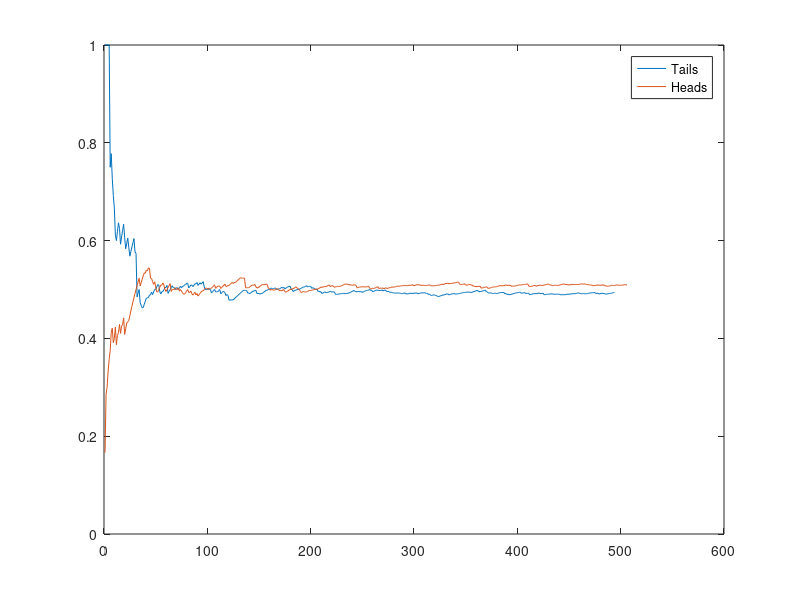

This figure's MATLAB source:
% Flip coin experiment H->0, T->1 P=0.5
clear;
clc
P=0.5;  %Probability
N=1000;  %Numero de experimentos
h=0;    %Contador de Heads
t=0;    %Contador de Tails
ch=1;   
ct=1;

for ii=1:N
    coin=round(rand); %Result of flip
    if coin == 0
        h=h+1;
        H(ch)=h;
        PH(ch)=H(ch)/ii;
        ch=ch+1;
    elseif coin == 1
        t=t+1;
        T(ct)=t;
        PT(ct)=T(ct)/ii;
        ct=ct+1;
    end
end

plot([1:length(PT)],PT,[1:length(PH)],PH)
legend("Tails","Heads")